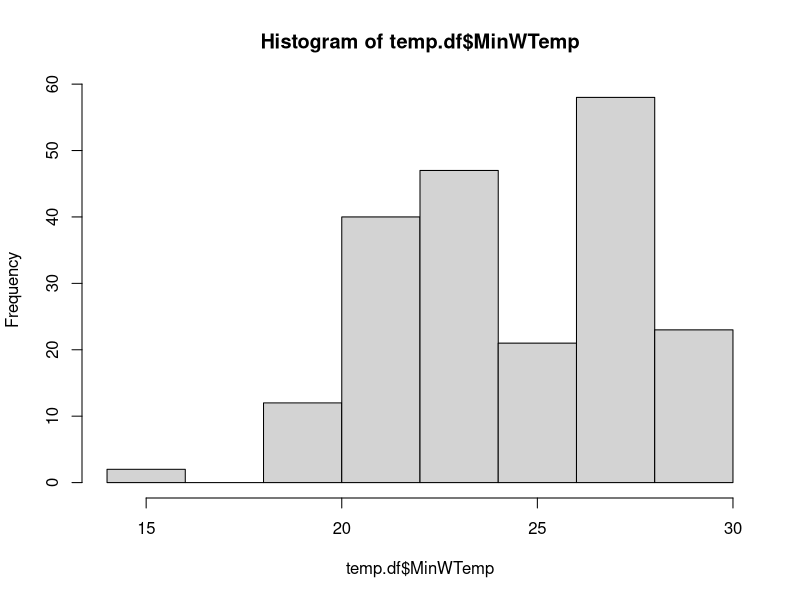
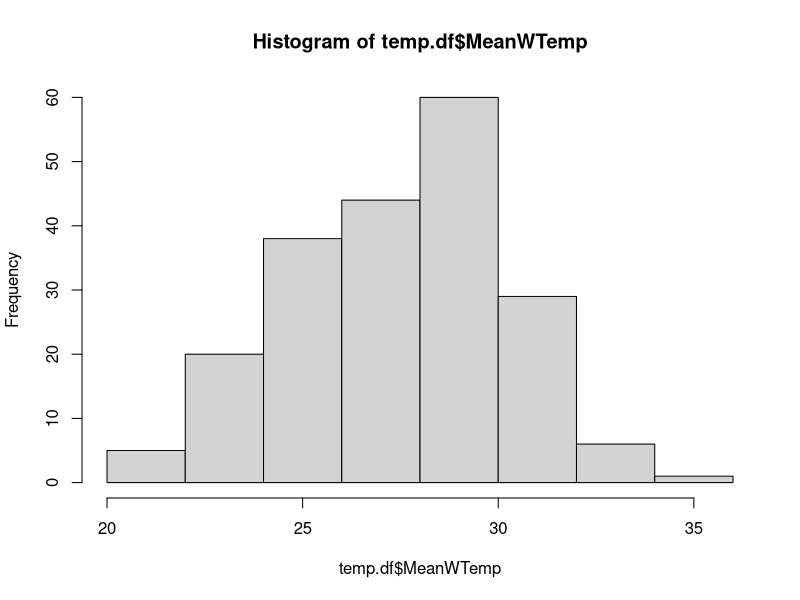
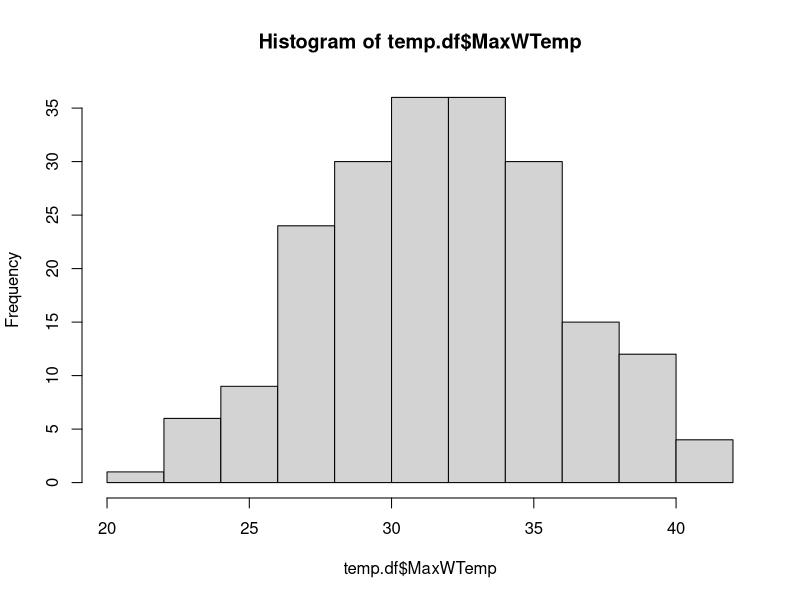
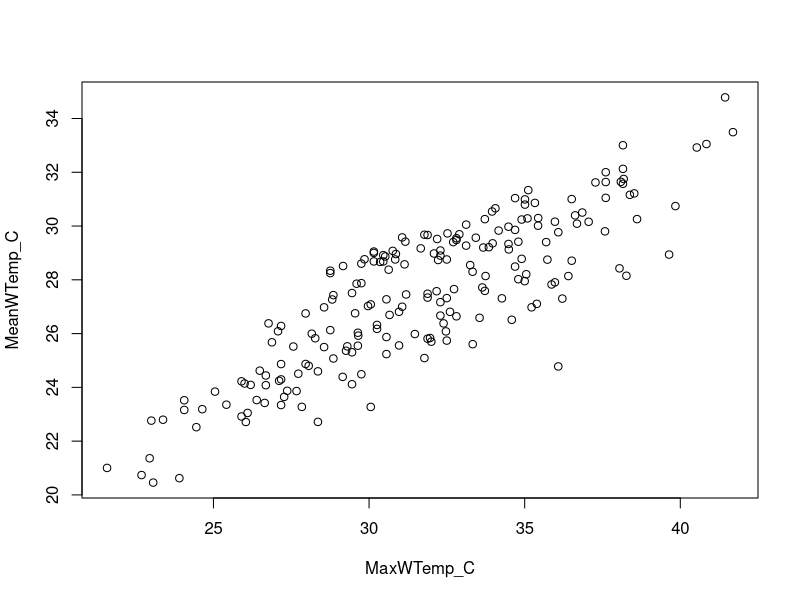
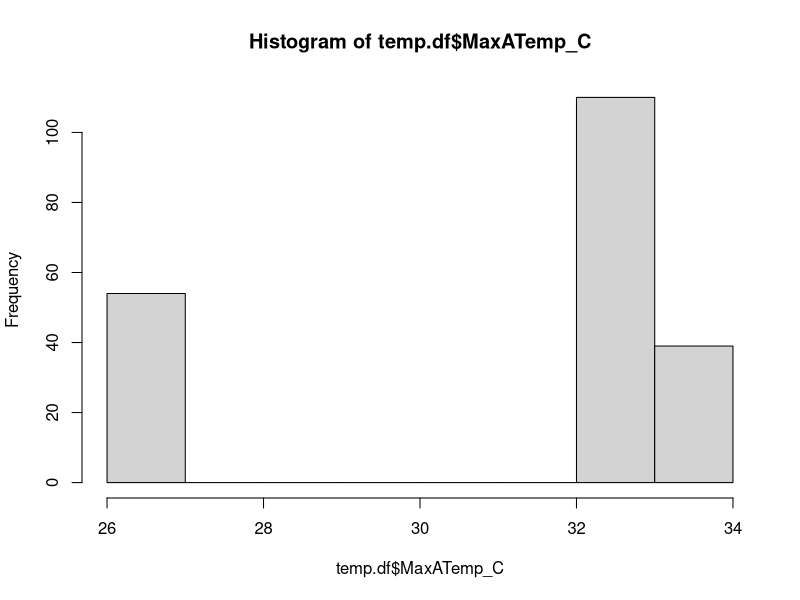
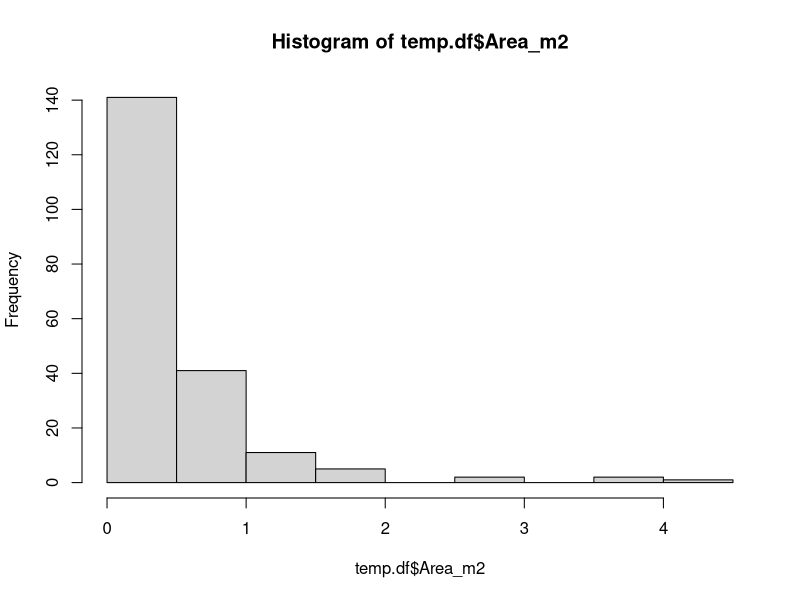
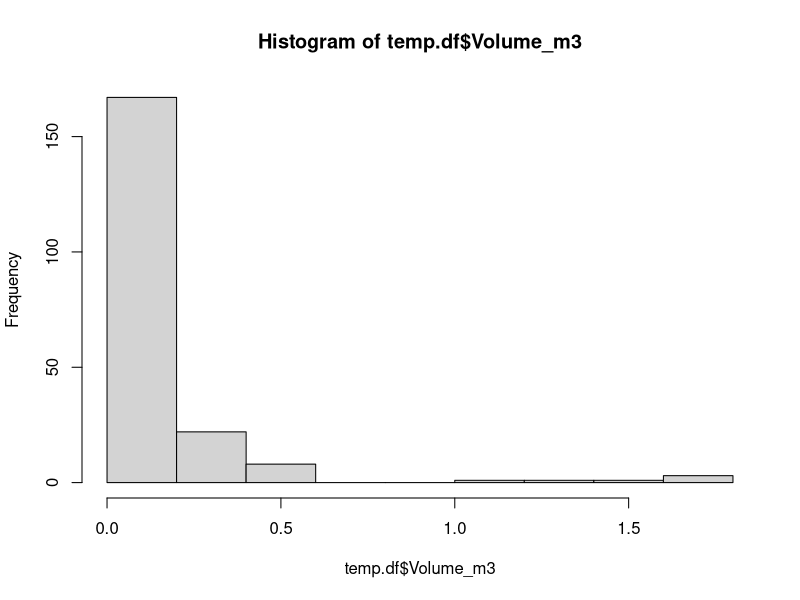
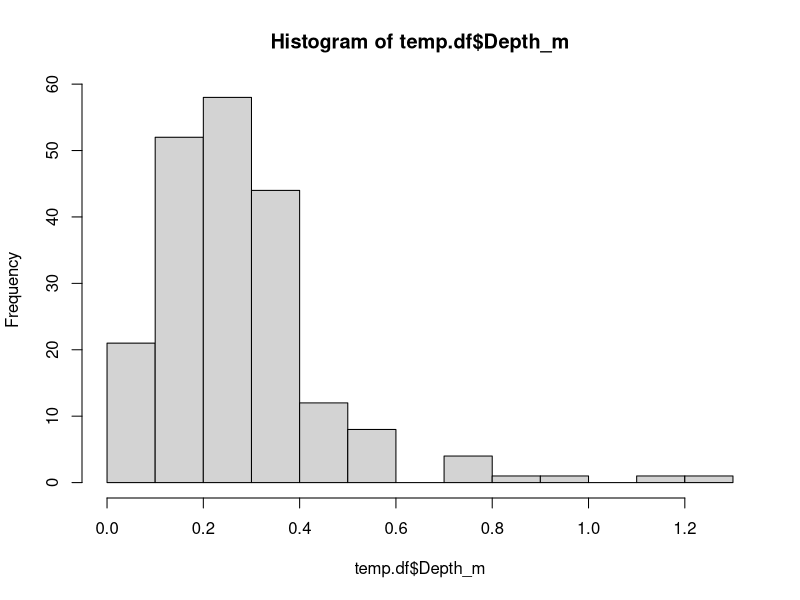

Recreate these plots in R, in order.
## ---- chunk 1
temp.df <- read.csv("temperature_data.csv")
## ---- chunk 2
hist(temp.df$MinWTemp)
hist(temp.df$MeanWTemp)
hist(temp.df$MaxWTemp)
## ---- chunk 3
plot(MeanWTemp_C ~ MaxWTemp_C, data = temp.df)
## ---- chunk 4
hist(temp.df$MaxATemp_C)
hist(temp.df$Area_m2)
hist(temp.df$Volume_m3)
hist(temp.df$Depth_m)
hist(temp.df$PctShaded)
## ---- chunk 5
temp.df$logArea <- log(temp.df$Area_m2 + 1)
temp.df$logDepth <- log(temp.df$Depth_m + 1)
temp.df$logitShade <- log(temp.df$PctShaded/(1-temp.df$PctShaded))

hist(temp.df$logArea)
hist(temp.df$logDepth)
hist(temp.df$logitShade)
## ---- chunk 6
require(GGally)
temp2.df <- temp.df
temp2.df$PoolID <- NULL
temp2.df$Date <- NULL
temp2.df$Area_m2 <- NULL
temp2.df$Volume_m3 <- NULL
temp2.df$Depth_cm <- NULL
temp2.df$Depth_m <- NULL
temp2.df$PctShaded <- NULL
ggpairs(data = temp2.df)
## ---- chunk 7
require(glmmTMB)

mod1 <- glmmTMB(MaxWTemp_C ~ logDepth * logitShade + (1 | MaxATemp_C), data = temp.df )
summary(mod1)
